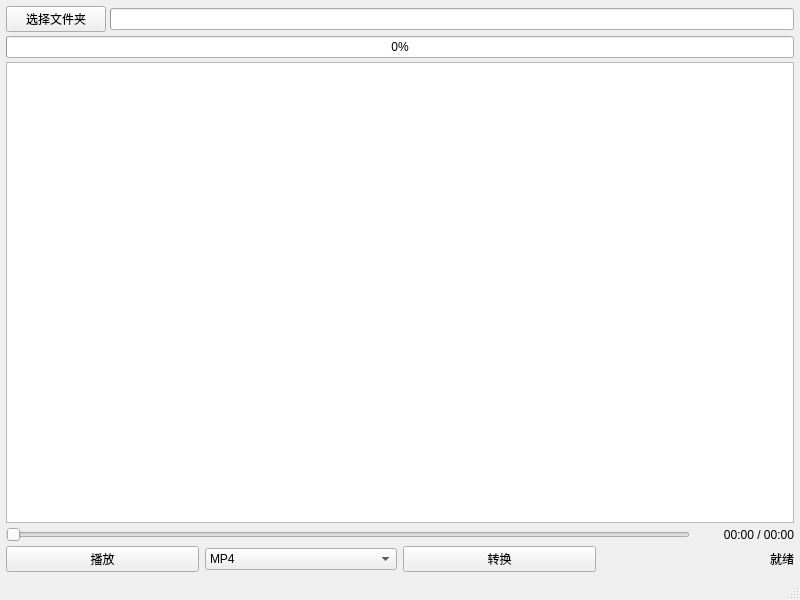
<?xml version="1.0" encoding="UTF-8"?>
<ui version="4.0">
 <class>MainWindow</class>
 <widget class="QMainWindow" name="MainWindow">
  <property name="geometry">
   <rect>
    <x>0</x>
    <y>0</y>
    <width>800</width>
    <height>600</height>
   </rect>
  </property>
  <property name="minimumSize">
   <size>
    <width>600</width>
    <height>400</height>
   </size>
  </property>
  <property name="windowTitle">
   <string>MediaMaster - 多媒体影音管理系统</string>
  </property>
  <widget class="QWidget" name="centralwidget">
   <layout class="QVBoxLayout" name="verticalLayout">
    <property name="spacing">
     <number>4</number>
    </property>
    <property name="leftMargin">
     <number>6</number>
    </property>
    <property name="topMargin">
     <number>6</number>
    </property>
    <property name="rightMargin">
     <number>6</number>
    </property>
    <property name="bottomMargin">
     <number>6</number>
    </property>
    <item>
     <layout class="QHBoxLayout" name="horizontalLayout">
      <property name="spacing">
       <number>4</number>
      </property>
      <item>
       <widget class="QPushButton" name="btnSelectFolder">
        <property name="minimumSize">
         <size>
          <width>100</width>
          <height>0</height>
         </size>
        </property>
        <property name="text">
         <string>选择文件夹</string>
        </property>
       </widget>
      </item>
      <item>
       <widget class="QProgressBar" name="progressBar">
        <property name="visible">
         <bool>false</bool>
        </property>
        <property name="value">
         <number>0</number>
        </property>
        <property name="textVisible">
         <bool>false</bool>
        </property>
       </widget>
      </item>
     </layout>
    </item>
    <item>
     <widget class="QProgressBar" name="progressBarConvert">
      <property name="visible">
       <bool>false</bool>
      </property>
      <property name="value">
       <number>0</number>
      </property>
      <property name="textVisible">
       <bool>true</bool>
      </property>
     </widget>
    </item>
    <item>
     <widget class="QListWidget" name="listWidgetMedia">
      <property name="maximumSize">
       <size>
        <width>16777215</width>
        <height>16777215</height>
       </size>
      </property>
      <property name="selectionMode">
       <enum>QAbstractItemView::SelectionMode::ExtendedSelection</enum>
      </property>
      <property name="uniformItemSizes">
       <bool>true</bool>
      </property>
     </widget>
    </item>
    <item>
     <layout class="QHBoxLayout" name="horizontalLayout_progress">
      <property name="spacing">
       <number>4</number>
      </property>
      <item>
       <widget class="QSlider" name="sliderProgress">
        <property name="enabled">
         <bool>false</bool>
        </property>
        <property name="orientation">
         <enum>Qt::Orientation::Horizontal</enum>
        </property>
       </widget>
      </item>
      <item>
       <widget class="QLabel" name="labelTime">
        <property name="minimumSize">
         <size>
          <width>100</width>
          <height>0</height>
         </size>
        </property>
        <property name="text">
         <string>00:00 / 00:00</string>
        </property>
        <property name="alignment">
         <set>Qt::AlignmentFlag::AlignRight|Qt::AlignmentFlag::AlignTrailing|Qt::AlignmentFlag::AlignVCenter</set>
        </property>
       </widget>
      </item>
     </layout>
    </item>
    <item>
     <layout class="QHBoxLayout" name="horizontalLayout_2">
      <property name="spacing">
       <number>6</number>
      </property>
      <item>
       <widget class="QPushButton" name="btnPlay">
        <property name="minimumSize">
         <size>
          <width>60</width>
          <height>0</height>
         </size>
        </property>
        <property name="text">
         <string>播放</string>
        </property>
       </widget>
      </item>
      <item>
       <widget class="QComboBox" name="comboConvertFormat">
        <property name="minimumSize">
         <size>
          <width>80</width>
          <height>0</height>
         </size>
        </property>
        <item>
         <property name="text">
          <string>MP4</string>
         </property>
        </item>
        <item>
         <property name="text">
          <string>MP3</string>
         </property>
        </item>
        <item>
         <property name="text">
          <string>AVI</string>
         </property>
        </item>
        <item>
         <property name="text">
          <string>MKV</string>
         </property>
        </item>
        <item>
         <property name="text">
          <string>WAV</string>
         </property>
        </item>
       </widget>
      </item>
      <item>
       <widget class="QPushButton" name="btnConvert">
        <property name="minimumSize">
         <size>
          <width>60</width>
          <height>0</height>
         </size>
        </property>
        <property name="text">
         <string>转换</string>
        </property>
       </widget>
      </item>
      <item>
       <widget class="QLabel" name="labStatus">
        <property name="minimumSize">
         <size>
          <width>100</width>
          <height>0</height>
         </size>
        </property>
        <property name="text">
         <string>就绪</string>
        </property>
        <property name="alignment">
         <set>Qt::AlignmentFlag::AlignRight|Qt::AlignmentFlag::AlignTrailing|Qt::AlignmentFlag::AlignVCenter</set>
        </property>
       </widget>
      </item>
     </layout>
    </item>
   </layout>
  </widget>
  <widget class="QStatusBar" name="statusbar"/>
 </widget>
 <resources/>
 <connections/>
</ui>
